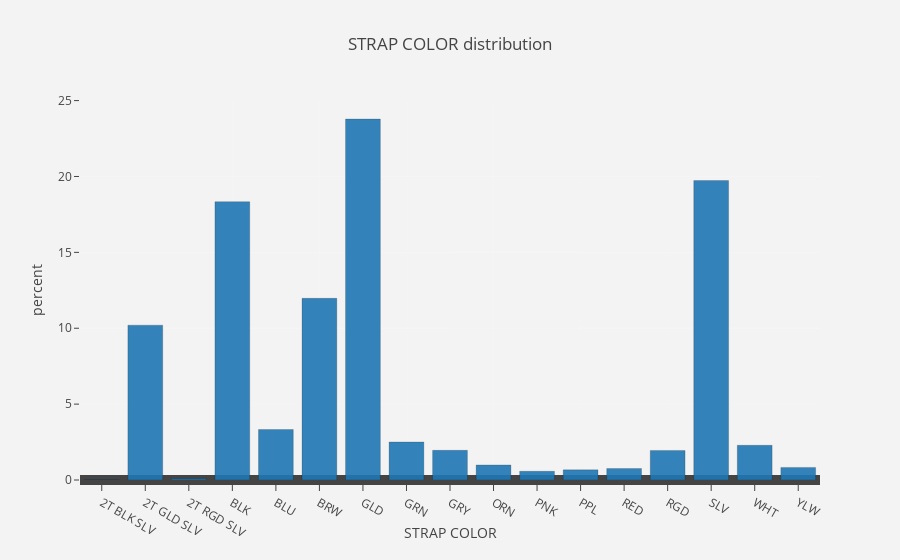

Notebook code for this chart:
### Code cell
var_hist_plot('STRAP COLOR')

### Figure 1 — Plotly figure (JSON) as saved in the notebook; plotly's stock layout.template omitted (floating-point values rounded to 4 significant figures; data arrays with more than 128 entries replaced by an {"elided": "..."} marker saying what was removed)
{"data": [{"histnorm": "percent", "marker": {"line": {"color": "black", "width": 0.2}}, "name": "ITEM DISC", "opacity": 0.9, "type": "histogram", "uid": "7eefd5ae-3c35-4d74-81c9-1d18660d01ff", "x": {"elided": "12889 str values"}}], "layout": {"paper_bgcolor": "rgb(243,243,243)", "plot_bgcolor": "rgb(243,243,243)", "title": {"text": "STRAP COLOR distribution  "}, "xaxis": {"gridcolor": "rgb(255, 255, 255)", "gridwidth": 0.1, "ticklen": 10, "title": {"text": "STRAP COLOR"}, "zerolinewidth": 1}, "yaxis": {"gridcolor": "rgb(255, 255, 255)", "gridwidth": 0.2, "ticklen": 5, "title": {"text": "percent"}, "zerolinewidth": 10}}}
